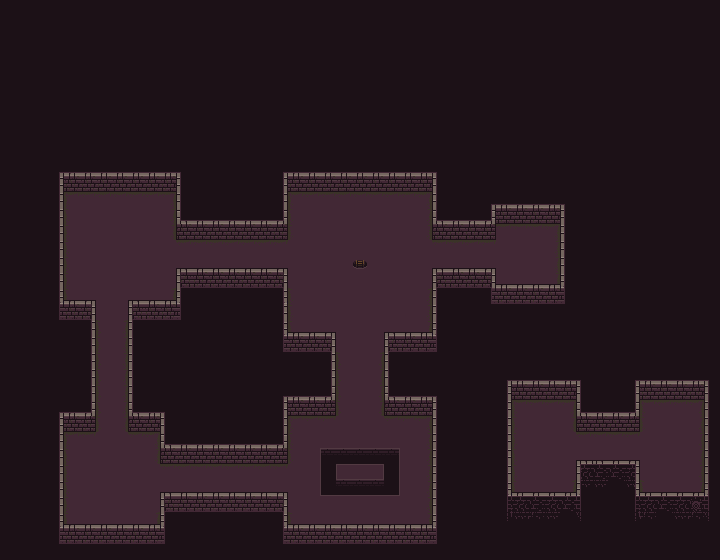

A 2D game scene composited from a Tiled map and its tileset images. What follows is a short description and the map's XML, with each tile layer's data collapsed to a summary:
An orthogonal 45x35 tile map with 16x16 px tiles, 4 tile layers (bg, bg2, floor, fg) and 3 objects.

<map version="1.5" tiledversion="1.6.0" orientation="orthogonal" renderorder="right-down" width="45" height="35" tilewidth="16" tileheight="16" infinite="0" nextlayerid="7" nextobjectid="35">
 <tileset firstgid="1" name="0x72_16x16DungeonTileset_walls.v1" tilewidth="16" tileheight="16" tilecount="256" columns="16">
  <image source="0x72_16x16DungeonTileset_walls.v1.png" width="256" height="256" />
 </tileset>
 <layer id="1" name="bg" width="45" height="35">
  <data>[1575 cells, 1575 non-empty, 1 distinct tile ids]</data>
 </layer>
 <layer id="2" name="bg2" width="45" height="35">
  <data>[1575 cells, 44 non-empty, 18 distinct tile ids]</data>
 </layer>
 <layer id="3" name="floor" width="45" height="35">
  <data>[1575 cells, 361 non-empty, 11 distinct tile ids]</data>
 </layer>
 <layer id="4" name="fg" width="45" height="35">
  <data>[1575 cells, 336 non-empty, 20 distinct tile ids]</data>
 </layer>
 <objectgroup id="6" name="Collisions">
  <object id="31" x="128" y="432">
   <polygon points="0,0 -0.125,-132.125 47.875,-132.125 47.875,-164.25 160,-164 160.125,-100.125 208.125,-99.875 208.125,-15.75 160.125,-16.125 160.125,32.125 31.875,32.125 31.875,0.25" />
  </object>
  <object id="33" x="175.875" y="240.125">
   <polygon points="0,0 112.125,0 112.25,-48 256.125,-48.125 256.25,0.125 320.25,0 320.5,-16 384,-16 384,43.875 320.125,43.875 320.375,27.875 256,28 255.875,91.75 208.25,91.875 208,176.125 256.25,176.125 256.125,283.75 112.25,283.625 112.375,251.75 -16.125,251.625 -16,283.625 -111.625,283.75 -111.625,191.875 -79.75,192.125 -79.75,59.75 -111.625,59.75 -111.625,-48.25 0.125,-48.25" />
  </object>
  <object id="34" x="320.091" y="448">
   <polygon points="0,0 79.8182,0.0909091 80,48.0909 0,48.0909" />
  </object>
 </objectgroup>
</map>
